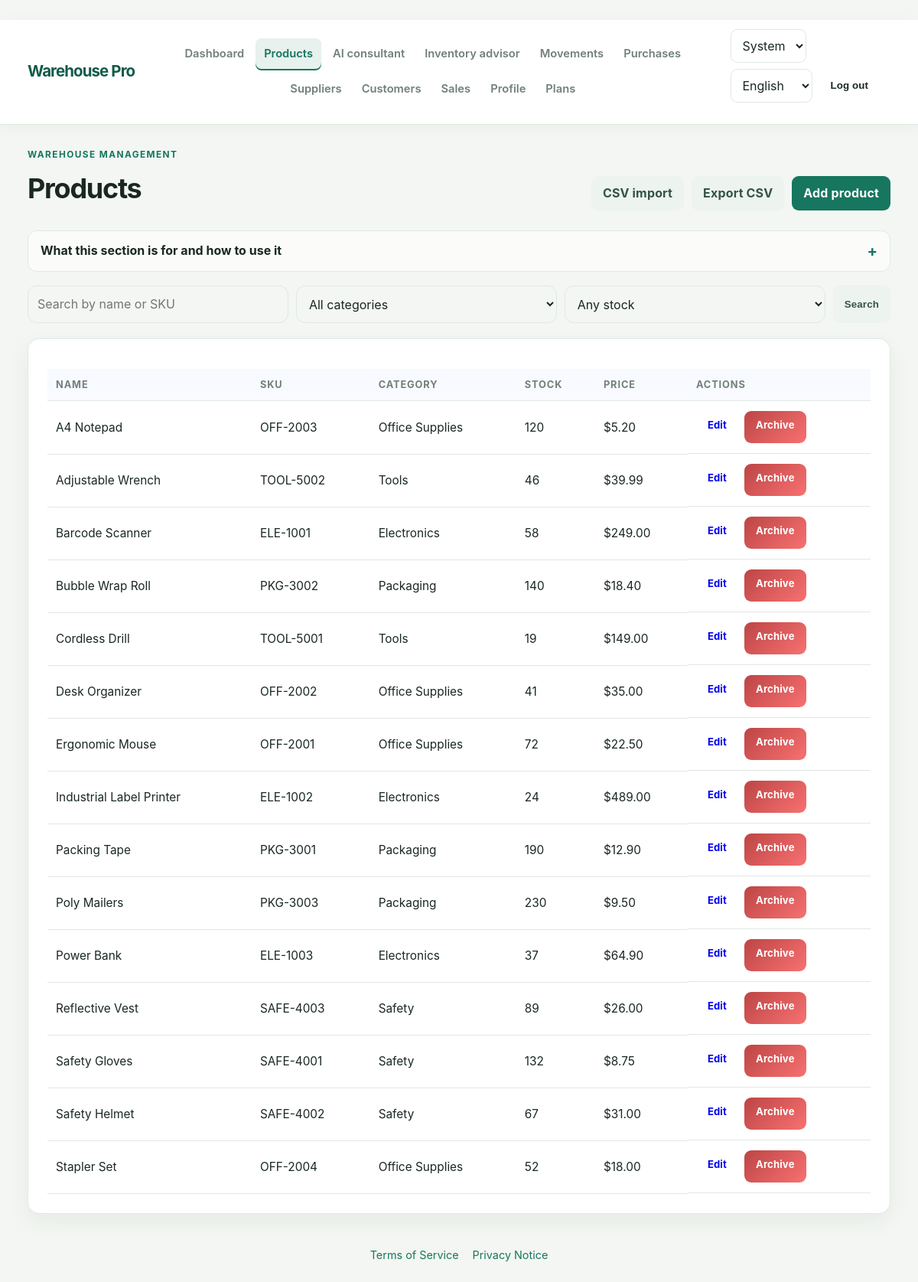
The page /products/ (signed in) on the database its author committed.
### warehouse/models.py (models this page shows, shortened)
class Product(models.Model):
    organization = models.ForeignKey(
        Organization,
        on_delete=models.PROTECT,
        related_name="products",
    )
    name = models.CharField(max_length=150)
    sku = models.CharField(max_length=50)
    category = models.ForeignKey(Category, on_delete=models.PROTECT, null=True, blank=True)
    supplier = models.ForeignKey(Supplier, on_delete=models.PROTECT, null=True, blank=True)
    quantity = models.PositiveIntegerField(default=0)
    unit_price = models.DecimalField(max_digits=10, decimal_places=2, default=0)
    minimum_stock = models.PositiveIntegerField(default=0)
    description = models.TextField(blank=True)
    is_active = models.BooleanField(default=True)
    created_at = models.DateTimeField(auto_now_add=True)
    updated_at = models.DateTimeField(auto_now=True)
    class Meta:
        ordering = ["name"]
        constraints = [
            models.UniqueConstraint(
                fields=["organization", "sku"],
                name="product_sku_per_org",
            )
        ]

class Category(models.Model):
    organization = models.ForeignKey(
        Organization,
        on_delete=models.PROTECT,
        related_name="categories",
    )
    name = models.CharField(max_length=100)
    class Meta:
        constraints = [
            models.UniqueConstraint(
                fields=["organization", "name"],
                name="category_name_per_org",
            )
        ]
    def __str__(self):
        return self.name

### warehouse/views.py (the view)
# urls.py: path("products/", views.product_list, name="products"),
@warehouse_staff_required
def product_list(request):
    organization = request.organization
    products = Product.objects.filter(
        organization=organization,
        is_active=True,
    ).select_related("category", "supplier")
    query = request.GET.get("q", "").strip()
    status = request.GET.get("status", "")
    category_id = request.GET.get("category", "")
    if query:
        products = products.filter(name__icontains=query) | products.filter(sku__icontains=query)
    if status == "low":
        products = products.filter(quantity__lte=F("minimum_stock"))
    elif status == "in_stock":
        products = products.filter(quantity__gt=F("minimum_stock"))
    if category_id.isdigit():
        products = products.filter(category_id=int(category_id))
    products, previous_page_url, next_page_url = _paginate(
        request, products.order_by("name")
    )
    return render(
        request,
        "warehouse/products.html",
        {
            "products": products,
            "page_obj": products,
            "previous_page_url": previous_page_url,
            "next_page_url": next_page_url,
            "categories": Category.objects.filter(organization=organization).order_by("name"),
            "query": query,
            "status": status,
            "category_id": category_id,
            "can_export_products": effective_plan_for_user(
                organization,
                request.user,
            )
            != "free",
            "can_import_products": effective_plan_for_user(
                organization,
                request.user,
            )
            != "free",
        },
    )

### warehouse/plans.py (called while the page is built)
def has_paid_plan(organization):
    return organization.plan in {"pro", "super"} and organization.subscription_status == "active"

def effective_plan(organization):
    if organization.plan != "free" and not has_paid_plan(organization):
        return "free"
    return organization.plan

def effective_plan_for_user(organization, user):
    if user.is_superuser:
        return "super"
    return effective_plan(organization)

### warehouse/views.py (called while the page is built, shortened)
def warehouse_staff_required(view):
    @wraps(view)
    @login_required
    def wrapped(request, *args, **kwargs):
        try:
            request.organization = request.user.warehouse_profile.organization
        except UserProfile.DoesNotExist:
            return HttpResponseForbidden("No warehouse workspace is assigned to this account.")
        return view(request, *args, **kwargs)
    return wrapped

def _paginate(request, queryset):
    page_obj = Paginator(queryset, 50).get_page(request.GET.get("page"))
    query = request.GET.copy()
    previous_page_url = None
    next_page_url = None
    if page_obj.has_previous():
        query["page"] = page_obj.previous_page_number()
        previous_page_url = f"?{query.urlencode()}"
    if page_obj.has_next():
        query["page"] = page_obj.next_page_number()
        next_page_url = f"?{query.urlencode()}"
    return page_obj, previous_page_url, next_page_url

### warehouse/templates/warehouse/products.html (shortened to what this page needs)
{% extends 'warehouse/base.html' %}
{% block content %}
<div class="page-header">
    <div>
        <p class="eyebrow">{{ ui.welcome }}</p>
        <h1>{{ ui.products }}</h1>
    </div>
    <div class="header-actions">
        {% if can_import_products %}
        <a class="btn btn-secondary" href="{% url 'product_import' %}">{{ ui.product_import }}</a>
        {% else %}
        <a class="btn btn-secondary" href="{% url 'plan_detail' 'pro' %}">{{ ui.product_import }} · Pro</a>
        {% endif %}
        {% if can_export_products %}
        <a class="btn btn-secondary" href="{% url 'export_products_csv' %}">{{ ui.export_csv }}</a>
        {% else %}
        <a class="btn btn-secondary" href="{% url 'plan_detail' 'pro' %}">{{ ui.export_csv }} · {{ ui.upgrade_to_plan }} Pro</a>
        {% endif %}
        <a class="btn btn-primary" href="{% url 'product_create' %}">{{ ui.add_product }}</a>
    </div>
</div>
{% include 'warehouse/page_guide.html' %}
<form class="search-box" method="get">
    <input type="text" name="q" value="{{ query }}" placeholder="{{ ui.search_placeholder }}">
    <select name="category" aria-label="{{ ui.category }}">
        <option value="">{{ ui.all_categories }}</option>
    </select>
    <select name="status" aria-label="{{ ui.status }}">
        <option value="">{{ ui.all_stock }}</option>
    </select>
    <button type="submit" class="btn btn-secondary">{{ ui.search }}</button>
</form>
<section class="panel">
    <table>
        <thead>
            <tr>
                <th>{{ ui.name }}</th>
                <th>{{ ui.sku }}</th>
                <th>{{ ui.category }}</th>
                <th>{{ ui.stock }}</th>
                <th>{{ ui.price }}</th>
                <th>{{ ui.actions }}</th>
            </tr>
        </thead>
        <tbody>
            {% for product in products %}
            <tr>
                <td>{{ product.name }}</td>
                <td>{{ product.sku }}</td>
                <td>{{ product.category|default:"-" }}</td>
                <td>{{ product.quantity }}</td>
                <td>${{ product.unit_price|floatformat:2 }}</td>
                <td class="actions-cell">
                    <a class="btn btn-small" href="{% url 'product_update' product.pk %}">{{ ui.edit }}</a>
                    <a class="btn btn-small btn-danger" href="{% url 'product_delete' product.pk %}">{{ ui.delete }}</a>
                </td>
            </tr>
            {% empty %}
            <tr>
                <td colspan="6">{{ ui.empty_products }}</td>
            </tr>
            {% endfor %}
        </tbody>
    </table>
</section>
{% endblock %}

### rows shown on the page
Product: name "A4 Notepad", sku "OFF-2003", category "Office Supplies", quantity "120", unit_price "5.20", edit "Edit", delete "Archive"
Product: name "Adjustable Wrench", sku "TOOL-5002", category "Tools", quantity "46", unit_price "39.99", edit "Edit", delete "Archive"
Product: name "Barcode Scanner", sku "ELE-1001", category "Electronics", quantity "58", unit_price "249.00", edit "Edit", delete "Archive"
Product: name "Bubble Wrap Roll", sku "PKG-3002", category "Packaging", quantity "140", unit_price "18.40", edit "Edit", delete "Archive"
Product: name "Cordless Drill", sku "TOOL-5001", category "Tools", quantity "19", unit_price "149.00", edit "Edit", delete "Archive"
Product: name "Desk Organizer", sku "OFF-2002", category "Office Supplies", quantity "41", unit_price "35.00", edit "Edit", delete "Archive"
Product: name "Ergonomic Mouse", sku "OFF-2001", category "Office Supplies", quantity "72", unit_price "22.50", edit "Edit", delete "Archive"
Product: name "Industrial Label Printer", sku "ELE-1002", category "Electronics", quantity "24", unit_price "489.00", edit "Edit", delete "Archive"
Product: name "Packing Tape", sku "PKG-3001", category "Packaging", quantity "190", unit_price "12.90", edit "Edit", delete "Archive"
Product: name "Poly Mailers", sku "PKG-3003", category "Packaging", quantity "230", unit_price "9.50", edit "Edit", delete "Archive"
Product: name "Power Bank", sku "ELE-1003", category "Electronics", quantity "37", unit_price "64.90", edit "Edit", delete "Archive"
Product: name "Reflective Vest", sku "SAFE-4003", category "Safety", quantity "89", unit_price "26.00", edit "Edit", delete "Archive"
Product: name "Safety Gloves", sku "SAFE-4001", category "Safety", quantity "132", unit_price "8.75", edit "Edit", delete "Archive"
Product: name "Safety Helmet", sku "SAFE-4002", category "Safety", quantity "67", unit_price "31.00", edit "Edit", delete "Archive"
Product: name "Stapler Set", sku "OFF-2004", category "Office Supplies", quantity "52", unit_price "18.00", edit "Edit", delete "Archive"

### other values the page prints
{{ ui.brand }} "Warehouse Pro"
{{ ui.dashboard }} "Dashboard"
{{ ui.products }} "Products"
{{ ui.advisor }} "Inventory advisor"
{{ ui.movements }} "Movements"
{{ ui.purchases }} "Purchases"
{{ ui.suppliers }} "Suppliers"
{{ ui.customers }} "Customers"
{{ ui.sales }} "Sales"
{{ ui.profile }} "Profile"
{{ ui.plans }} "Plans"
{{ ui.logout }} "Log out"
{{ ui.welcome }} "WAREHOUSE MANAGEMENT"
{{ ui.product_import }} "CSV import"
{{ ui.export_csv }} "Export CSV"
